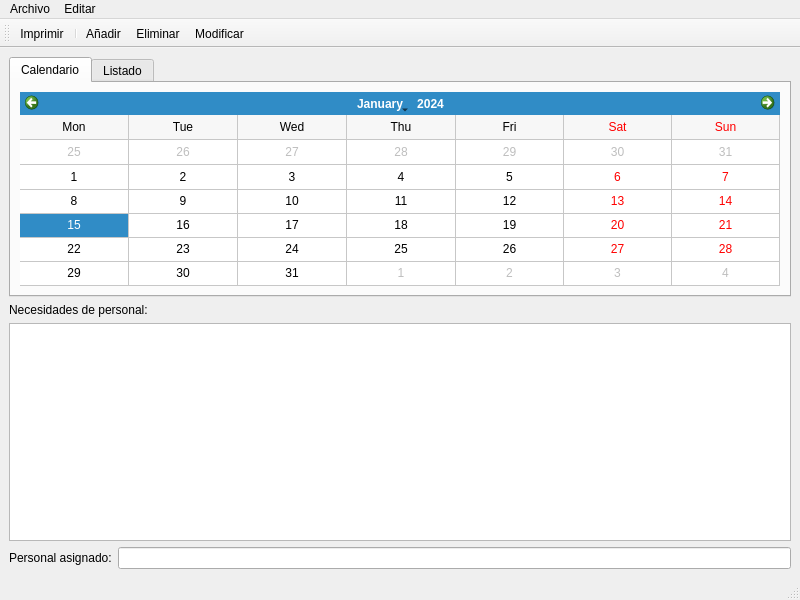
<?xml version="1.0" encoding="UTF-8"?>
<ui version="4.0">
 <class>MainWindow</class>
 <widget class="QMainWindow" name="MainWindow">
  <property name="geometry">
   <rect>
    <x>0</x>
    <y>0</y>
    <width>800</width>
    <height>600</height>
   </rect>
  </property>
  <property name="windowTitle">
   <string>Gestión de Personal</string>
  </property>
  <widget class="QWidget" name="centralwidget">
   <layout class="QGridLayout" name="gridLayout">
    <item row="6" column="0">
     <widget class="QTableView" name="necesidades_view">
      <property name="selectionMode">
       <enum>QAbstractItemView::SingleSelection</enum>
      </property>
      <property name="selectionBehavior">
       <enum>QAbstractItemView::SelectRows</enum>
      </property>
      <property name="sortingEnabled">
       <bool>true</bool>
      </property>
      <attribute name="verticalHeaderVisible">
       <bool>false</bool>
      </attribute>
     </widget>
    </item>
    <item row="5" column="0">
     <widget class="QLabel" name="label">
      <property name="text">
       <string>Necesidades de personal:</string>
      </property>
     </widget>
    </item>
    <item row="7" column="0">
     <layout class="QFormLayout" name="formLayout">
      <item row="1" column="0">
       <widget class="QLabel" name="label_2">
        <property name="text">
         <string>Personal asignado:</string>
        </property>
       </widget>
      </item>
      <item row="1" column="1">
       <widget class="QLineEdit" name="asignado_ledit">
        <property name="readOnly">
         <bool>true</bool>
        </property>
       </widget>
      </item>
     </layout>
    </item>
    <item row="0" column="0">
     <widget class="QTabWidget" name="tabWidget">
      <property name="currentIndex">
       <number>0</number>
      </property>
      <widget class="QWidget" name="tab">
       <attribute name="title">
        <string>Calendario</string>
       </attribute>
       <layout class="QGridLayout" name="gridLayout_2">
        <item row="0" column="0">
         <widget class="MiCalendario" name="calendarWidget">
          <property name="firstDayOfWeek">
           <enum>Qt::Monday</enum>
          </property>
          <property name="gridVisible">
           <bool>true</bool>
          </property>
          <property name="horizontalHeaderFormat">
           <enum>QCalendarWidget::ShortDayNames</enum>
          </property>
          <property name="verticalHeaderFormat">
           <enum>QCalendarWidget::NoVerticalHeader</enum>
          </property>
          <property name="navigationBarVisible">
           <bool>true</bool>
          </property>
          <property name="dateEditEnabled">
           <bool>true</bool>
          </property>
         </widget>
        </item>
       </layout>
      </widget>
      <widget class="QWidget" name="tab_2">
       <attribute name="title">
        <string>Listado</string>
       </attribute>
       <layout class="QGridLayout" name="gridLayout_3">
        <item row="0" column="0">
         <widget class="QTableView" name="bajas_view">
          <property name="alternatingRowColors">
           <bool>true</bool>
          </property>
          <property name="selectionMode">
           <enum>QAbstractItemView::SingleSelection</enum>
          </property>
          <property name="selectionBehavior">
           <enum>QAbstractItemView::SelectRows</enum>
          </property>
          <attribute name="verticalHeaderVisible">
           <bool>false</bool>
          </attribute>
         </widget>
        </item>
       </layout>
      </widget>
     </widget>
    </item>
   </layout>
  </widget>
  <widget class="QMenuBar" name="menubar">
   <property name="geometry">
    <rect>
     <x>0</x>
     <y>0</y>
     <width>800</width>
     <height>25</height>
    </rect>
   </property>
   <property name="defaultUp">
    <bool>false</bool>
   </property>
   <widget class="QMenu" name="menuHerramientas">
    <property name="title">
     <string>Editar</string>
    </property>
    <addaction name="actionAnadir"/>
    <addaction name="actionEliminar"/>
    <addaction name="actionModificar"/>
   </widget>
   <widget class="QMenu" name="menuArchivo">
    <property name="title">
     <string>Archivo</string>
    </property>
    <addaction name="separator"/>
    <addaction name="actionVista_previa"/>
    <addaction name="actionImprimir"/>
   </widget>
   <addaction name="menuArchivo"/>
   <addaction name="menuHerramientas"/>
  </widget>
  <widget class="QStatusBar" name="statusbar"/>
  <widget class="QToolBar" name="toolBar">
   <property name="windowTitle">
    <string>toolBar</string>
   </property>
   <attribute name="toolBarArea">
    <enum>TopToolBarArea</enum>
   </attribute>
   <attribute name="toolBarBreak">
    <bool>false</bool>
   </attribute>
   <addaction name="actionImprimir"/>
   <addaction name="separator"/>
   <addaction name="actionAnadir"/>
   <addaction name="actionEliminar"/>
   <addaction name="actionModificar"/>
  </widget>
  <action name="actionAnadir">
   <property name="icon">
    <iconset>
     <normaloff>iconos/añadir.svg</normaloff>iconos/añadir.svg</iconset>
   </property>
   <property name="text">
    <string>Añadir</string>
   </property>
   <property name="toolTip">
    <string>Añadir nueva baja.</string>
   </property>
   <property name="shortcut">
    <string>Ctrl+N</string>
   </property>
  </action>
  <action name="actionEliminar">
   <property name="icon">
    <iconset>
     <normaloff>iconos/eliminar.svg</normaloff>iconos/eliminar.svg</iconset>
   </property>
   <property name="text">
    <string>Eliminar</string>
   </property>
   <property name="toolTip">
    <string>Eliminar una baja.</string>
   </property>
   <property name="shortcut">
    <string>Ctrl+D</string>
   </property>
  </action>
  <action name="actionImprimir">
   <property name="icon">
    <iconset>
     <normaloff>iconos/print.svg</normaloff>iconos/print.svg</iconset>
   </property>
   <property name="text">
    <string>Imprimir</string>
   </property>
   <property name="toolTip">
    <string>Imprime el mes en curso.</string>
   </property>
  </action>
  <action name="actionVista_previa">
   <property name="icon">
    <iconset>
     <normaloff>iconos/print-preview.svg</normaloff>iconos/print-preview.svg</iconset>
   </property>
   <property name="text">
    <string>Vista previa</string>
   </property>
   <property name="toolTip">
    <string>Vista previa de impresión</string>
   </property>
   <property name="shortcut">
    <string>Ctrl+P</string>
   </property>
  </action>
  <action name="actionModificar">
   <property name="icon">
    <iconset>
     <normaloff>iconos/editar.svg</normaloff>iconos/editar.svg</iconset>
   </property>
   <property name="text">
    <string>Modificar</string>
   </property>
   <property name="toolTip">
    <string>Modificar fechas de la baja.</string>
   </property>
   <property name="shortcut">
    <string>Ctrl+M</string>
   </property>
  </action>
 </widget>
 <customwidgets>
  <customwidget>
   <class>MiCalendario</class>
   <extends>QCalendarWidget</extends>
   <header>micalendario.h</header>
  </customwidget>
 </customwidgets>
 <resources/>
 <connections/>
</ui>
